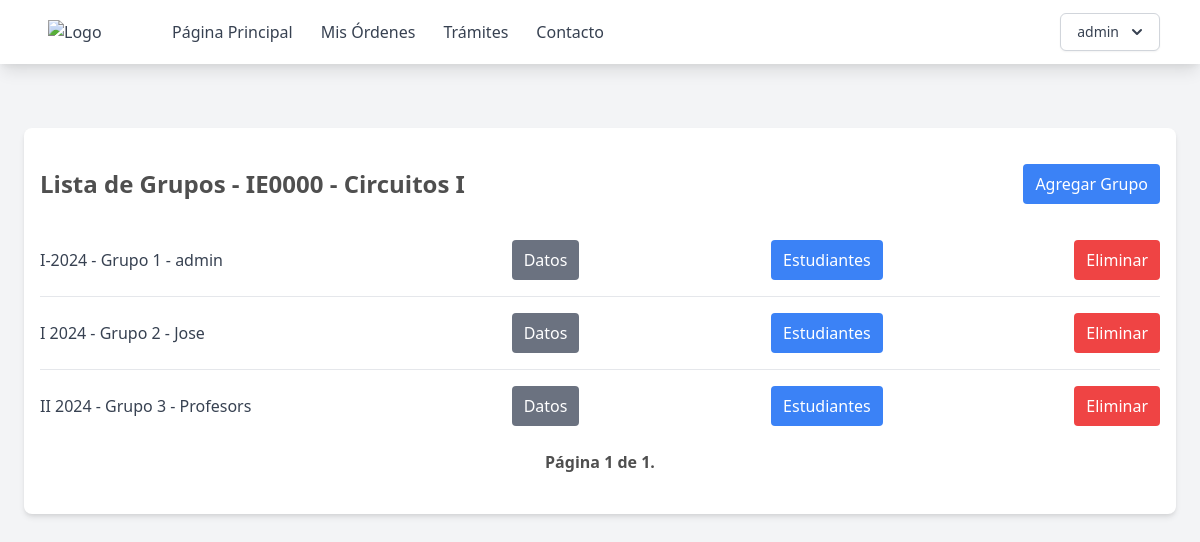
The page /cursos/IE0000/grupos (signed in) on the database its author committed.
### supply_room/models.py (models this page shows, shortened)
class Users(AbstractUser):
    name = models.CharField(max_length=200)
    email = models.EmailField(unique=True)
    role = models.CharField(max_length=200, choices=ROLE_CHOICES, default="student")
    student_id = models.CharField(max_length=200, null=True)
    username = models.CharField(max_length=50, null=True)
    objects = CustomUserManager()
    USERNAME_FIELD = "email"
    REQUIRED_FIELDS = ["name", "role"]

class Class(models.Model):
    name = models.CharField(max_length=200)
    code = models.CharField(max_length=200)

class ClassGroups(models.Model):
    number = models.PositiveIntegerField()
    semester = models.CharField(max_length=200)
    professor = models.ForeignKey(Users, on_delete=models.CASCADE)
    class_id = models.ForeignKey(Class, on_delete=models.CASCADE)
    student = models.ManyToManyField(Users, related_name="group_student")

### supply_room/views.py (the view)
class ClassGroupsList(ListView):
    model = ClassGroups
    paginate_by = 10
    def get_queryset(self, *args, **kwargs):
        class_id = Class.objects.filter(code=self.kwargs.get("code"))
        qs = super(ClassGroupsList, self).get_queryset(*args, **kwargs)
        qs = qs.filter(class_id=class_id[0])
        return qs
    def get_context_data(self, **kwargs):
        class_id = Class.objects.filter(code=self.kwargs.get("code"))
        context = super().get_context_data(**kwargs)
        context["class"] = class_id[0]
        return context

### templates/page/grupos.html (shortened to what this page needs)
{% extends "base.html" %} {% block content %}
<div class="max-w-6xl mx-auto px-4 py-8 bg-white rounded-lg shadow-md mt-16">
    <div class="flex justify-between items-center mb-4">
        <h2 class="text-2xl font-bold py-2">Lista de Grupos - {{ class.code }} - {{class.name}}</h2>
        <a href="{% url 'crear-grupo' code=class.code %}" class="py-2 px-3 bg-blue-500 text-white rounded hover:bg-blue-400">Agregar Grupo</a>
    </div>
    <ul class="divide-y divide-gray-200">
        {% for object in object_list %}
        <li class="py-4">
            <div class="flex justify-between items-center  ">
                <span class="text-gray-700 w-1/4">{{ object.semester }} - Grupo {{ object.number }} - {{object.professor.name}}</span>
                <a href="{% url 'editar-grupo' code=class.code pk=object.id %}" class="py-2 px-3 bg-gray-500 text-white rounded hover:bg-gray-400">Datos</a>
                <button  class="py-2 px-3 bg-blue-500 text-white rounded hover:bg-blue-400">Estudiantes</button>
                <a href="{% url 'eliminar-grupo' object.id %}" class="py-2 px-3 bg-red-500 text-white rounded hover:bg-red-400">Eliminar</a>
            </div>
        </li>
        {% empty %}
        <li class="py-4 text-center text-gray-500">No objects yet.</li>
        {% endfor %}
    </ul>
    <div class="pagination ">
    <div class="step-links flex w-full justify-between items-center p-2">
        <span class="current font-bold mx-4">
            Página {{ page_obj.number }} de {{ page_obj.paginator.num_pages }}.
        </span>
    </div>
</div>
</div>
{% endblock %}

### templates/base.html (shortened to what this page needs)
{% load static %}
<!DOCTYPE html>
<html lang="en">
  <head>
    <link href="{% static 'output.css' %}" rel="stylesheet" />
    <link href="https://cdn.jsdelivr.net/npm/tailwindcss@2.2.19/dist/tailwind.min.css" rel="stylesheet">
  </head>
  <body class="bg-gray-100 h-full h-screen">
    <nav class="bg-white shadow-lg">
      <div class="max-w-6xl mx-auto px-4">
        <div class="flex justify-between">
          <div class="flex space-x-4">
            <div>
              <a href="{% url 'home' %}" class="flex items-center py-5 px-2 text-gray-700">
                <img src="https://eie.ucr.ac.cr/static/img/logos/EIE_v.png" alt="Logo" class="w-20 mr-2">
              </a>
            </div>
            <div class="hidden md:flex items-center space-x-1">
              <a href="{% url 'home' %}" class="py-5 px-3 text-gray-700 hover:text-gray-900">Página Principal</a>
              <a href="#" class="py-5 px-3 text-gray-700 hover:text-gray-900">Mis Órdenes</a>
              <a href="#" class="py-5 px-3 text-gray-700 hover:text-gray-900">Trámites</a>
              <a href="#" class="py-5 px-3 text-gray-700 hover:text-gray-900">Contacto</a>
            </div>
          </div>
          {% if user.is_authenticated %}
          <div class="hidden md:flex items-center space-x-1">
            <div class="relative inline-block text-left">
              <div>
                <button type="button" class="inline-flex justify-center w-full rounded-md border border-gray-300 shadow-sm px-4 py-2 bg-white text-sm font-medium text-gray-700 hover:bg-gray-50 focus:outline-none" id="menu-button" aria-expanded="true" aria-haspopup="true">
                  {{ user.username }}
                  <svg class="-mr-1 ml-2 h-5 w-5" xmlns="http://www.w3.org/2000/svg" viewBox="0 0 20 20" fill="currentColor" aria-hidden="true">
                    <path fill-rule="evenodd" d="M5.293 7.293a1 1 0 011.414 0L10 10.586l3.293-3.293a1 1 0 111.414 1.414l-4 4a1 1 0 01-1.414 0l-4-4a1 1 0 010-1.414z" clip-rule="evenodd" />
                  </svg>
                </button>
              </div>
            </div>
          </div>
          {% endif %}
        </div>
      </div>
    </nav>
    {% if user.is_authenticated %}
    <div>{% block content %} {% endblock %}</div>
    {% else %}
    <p>You are not logged in</p>
    <a href="{% url 'login' %}">Log In</a>
    {% endif %}
  </body>
</html>

### rows shown on the page
Users: username "admin"
Class: code "IE0000", name "Circuitos I"
ClassGroups: semester "I-2024", number "1", professor.name "admin"
ClassGroups: semester "I 2024", number "2", professor.name "Jose"
ClassGroups: semester "II 2024", number "3", professor.name "Profesors"

### other values the page prints
{{ page_obj.number }} "1"
{{ page_obj.paginator.num_pages }} "1"
